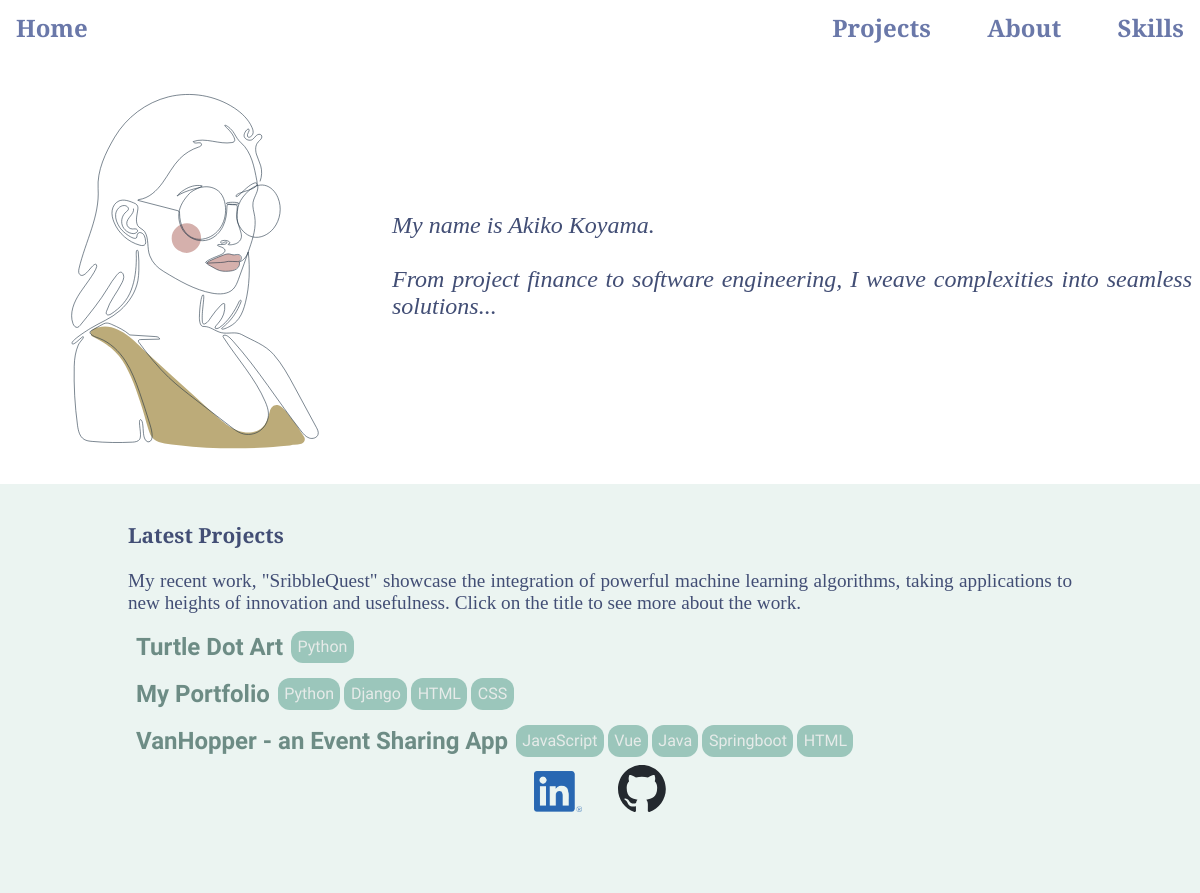
The app's page /, older data.
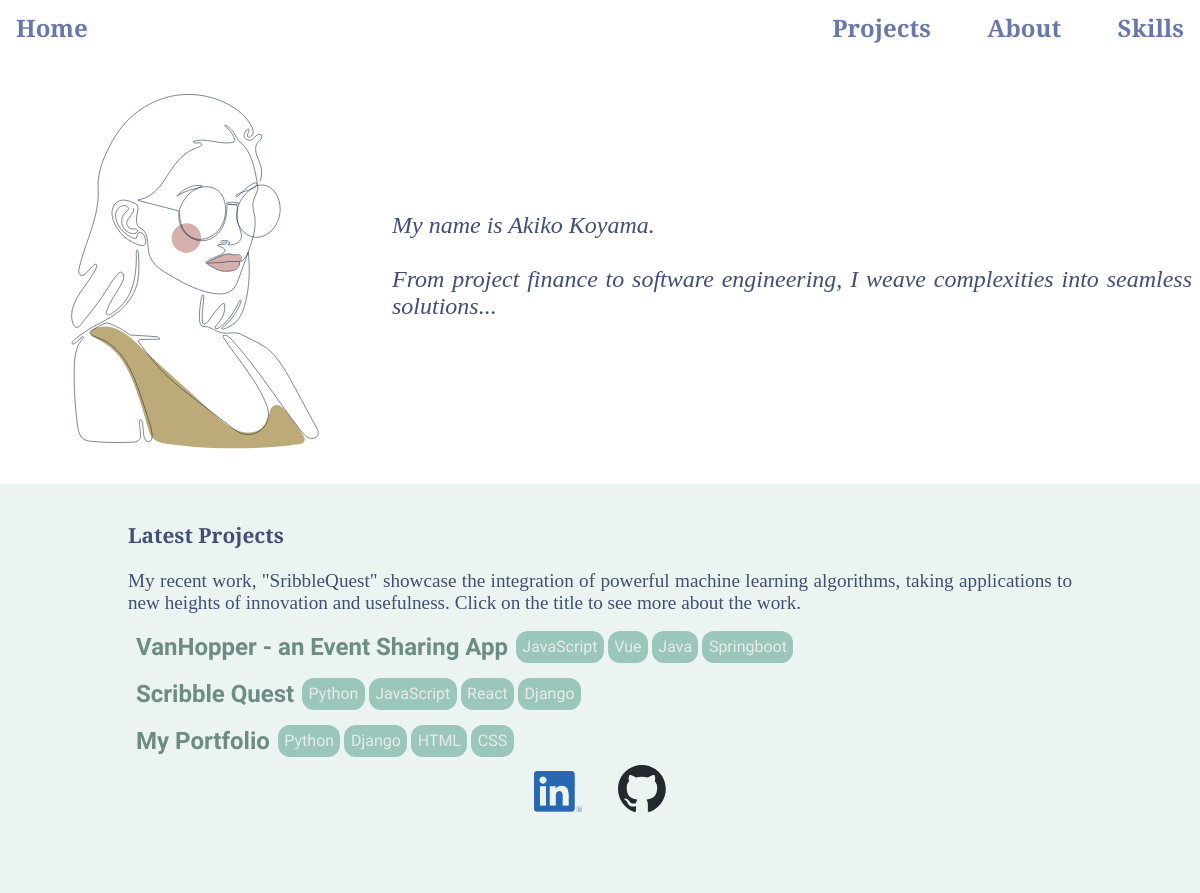
The same page, newer data.
### blog/models.py (models this page shows, shortened)
class Post(models.Model):
    title = models.CharField(max_length=100)
    excerpt = models.CharField(max_length=150)
    image = models.ImageField(upload_to='images', null=True)
    image1=models.ImageField(upload_to='images', null=True)
    image2=models.ImageField(upload_to='images', null=True)
    image3=models.ImageField(upload_to='images', null=True)
    date = models.DateField(auto_now=True)
    slug = models.SlugField(unique=True)  # db_index=True is set automatically
    content = models.TextField(validators=[MinLengthValidator(10)])
    author = models.ForeignKey(
        Author, on_delete=models.SET_NULL, null=True) # related_name="posts",
    tag = models.ManyToManyField(Tag)
    link=models.URLField(null=True, max_length=200)
    weblink=models.URLField(null=True, blank=True, max_length=200)

class Tag(models.Model):
    caption = models.CharField(max_length=20)

### blog/views.py (the view)
# urls.py: path("", views.StartingView.as_view(), name="starting-page"),
class StartingView(ListView):
    template_name = "blog/index.html"
    model = Post
    ordering = ["-date", "-title"]
    def get_queryset(self):
        base_query = super().get_queryset()
        data = base_query[:3]
        return data

### blog/templates/blog/index.html (shortened to what this page needs)
{% extends "base.html" %}
{% load static%}
{% block css_files%}
    <link rel="stylesheet" href="{% static "blog/index.css" %}"/>
    <link rel="stylesheet" href="{% static "blog/post.css" %}"/>
{% endblock%}
{% block contents %}
    <section id="welcome">
            <div class="container">
                <div class="img_container"><img src="{% static 'blog/images/profile.svg'%}" alt="author of the blog"></div>
                    <div>
                        <p>
                            <em>My name is Akiko Koyama. <br/><br/>
                                From project finance to software engineering, I weave complexities into seamless solutions...</em>
                        </p>
                    </div>
            </div>
    </section>
    <section id="latest-projects">
            <div>
                <h3 id="project-title">Latest Projects</h3>
                <p id="project-intro-p">My recent work, "SribbleQuest" showcase the integration of powerful machine learning algorithms,
                taking applications to new heights of innovation and usefulness. Click on the title to see more about the work.</p>
            </div>
            <ul>
                {% for p in object_list  %}
                    {% include  "blog/includes/project-highlight.html" %}
                {% endfor %}
            </ul>
            <div id="footer">
                <a href='https://linkedin.com/in/akiko-koyama'><img id='logo' src="{% static 'blog/images/LI-In-Bug.png'%}"/></a>
                <a href='https://github.com/AKoy-22'><img id='logo' src="{% static 'blog/images/github-mark.svg'%}"/></a>
            </div>
    </section>
{%endblock%}

### blog/templates/blog/includes/project-highlight.html (shortened to what this page needs)
{% load static%}
{% block css_files%}
    <link rel="stylesheet" href="{% static "blog/project-highlight.css" %}"/>
{% endblock%}
<li>
    <article class="project">
        <a href="{% url 'post-detail-page' slug=p.slug %}" >
            <div class="project__content">
                <div class="project__title">
                    <h3>{{p.title}}  </h3>
                        <div class="prject__tags">
                            {% for t in p.tag.all %}
                                <span >{{t.caption}}</span>
                            {% endfor%}
                        </div>
                </div>
            </div>
        </a>
    </article>
</li>

Row changes from the older to the newer data that the page shows:
no longer on this page (row unchanged): Post: title "Turtle Dot Art", Tag (caption "Python")
changed Post "VanHopper - an Event Sharing App": loses Tag (caption "HTML"); moves up the list
added Post: title "Scribble Quest", Tag (caption "Python"), Tag (caption "JavaScript"), Tag (caption "Django")
now on this page (row unchanged): Tag: caption "React", shown under "Scribble Quest"
